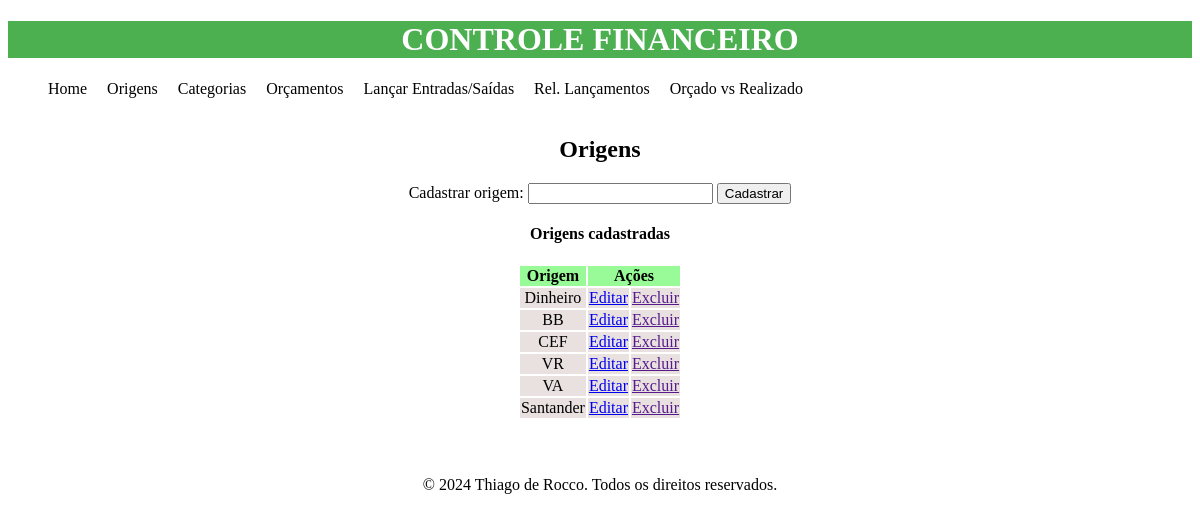
The page /origens/ on the database as committed earlier.
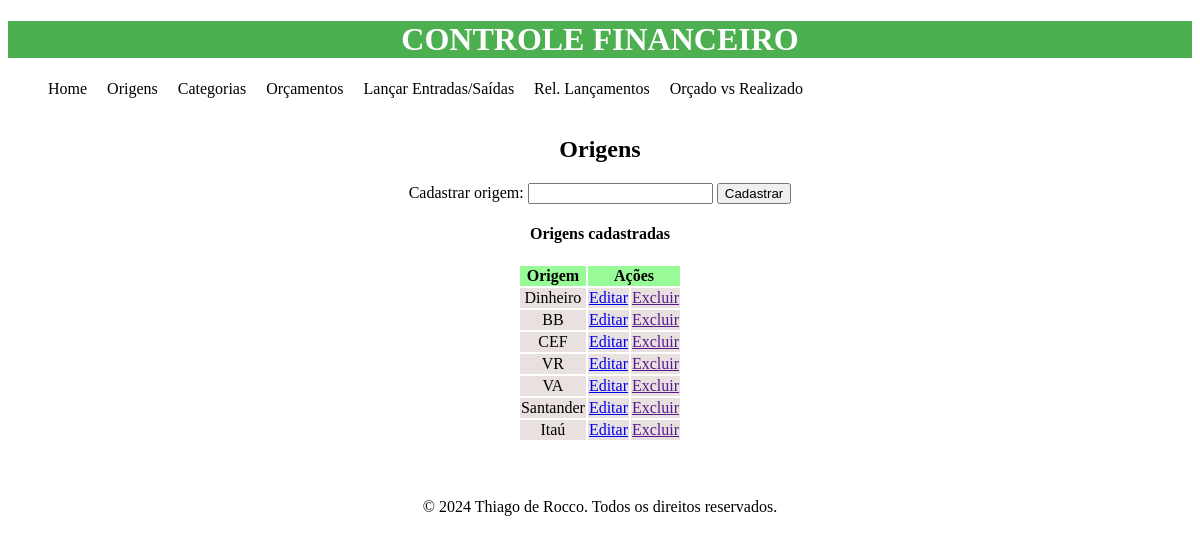
The same page on the database as committed later.
### financeiro/models.py (models this page shows, shortened)
class Origem(models.Model):
    nome = models.CharField(max_length=255)

### financeiro/views.py (the view)
# urls.py: path('origens/', rel_origens, name='rel_origens'),
def rel_origens(request):
    nova_origem = Origem()
    if 'nome' in request.POST:
        nova_origem.nome = request.POST.get('nome')
        nova_origem.save()
    origens = Origem.objects.all()
    return render(request, 'financeiro/origens.html', {"origens": origens})

### financeiro/templates/financeiro/origens.html (shortened to what this page needs)
{% extends 'financeiro/base.html' %}
{% load static %}
{% block content %}
<br><br>
<h2>Origens</h2>
<form action="{% url 'rel_origens' %}" method="post">
    Cadastrar origem: <input type="text" name="nome">
    <input type="submit" value="Cadastrar">
</form>
<h4>Origens cadastradas</h4>
<table>
    <thead>
        <tr>
            <th>Origem</th>
            <th colspan="2">Ações</th>
        </tr>
    </thead>
    {% for origem in origens %}
    <tr>
        <td>{{ origem.nome }}</td><td><a href="#">Editar</a></td><td><a href="">Excluir</a></td>
    </tr>
    {% endfor %}
</table>
{% endblock %}

Rows that differ between the two databases and show on the page:
added Origem: nome "Itaú"
